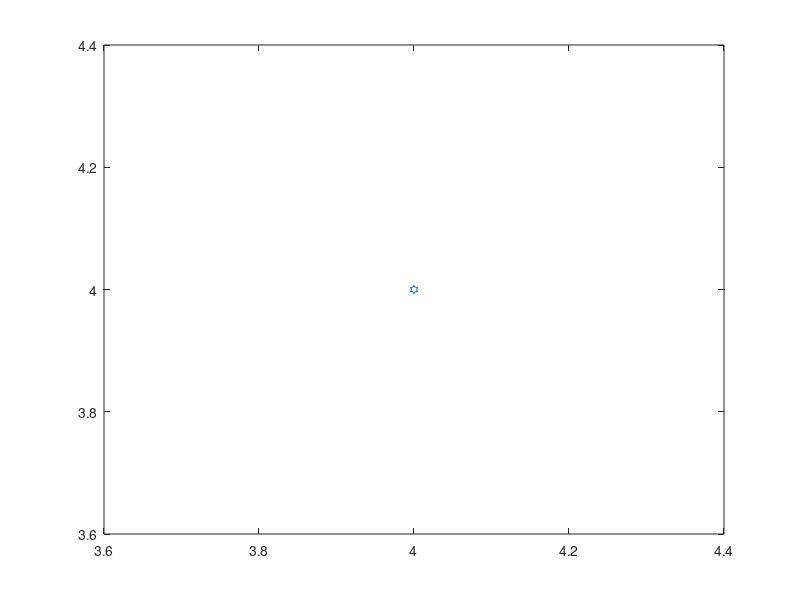

MATLAB code for this plot:
%% Title

%% Double Percent for Section Break
%{
multiline
comments
when
necessary

to open as live script, right click tab and select open as live script
- i plan to use comments for inline code notes (i played around with
converting from live script to .m file with fancy markdown and it didn't
work as well as expected
- we will be submitting raw code anyway so editing .m files (and converting
to .mlx files when necessary) would be more ideal
%}

% Since this is .m file, outputs to command window
a = [1 2 3];
a

% Plots not to command window (hexagram best marker)
plot(4, 4, "hexagram")

%% Questions
%{
- can we still assume that the distance between the diaphragms is 400 despite the double diaphragm on the left/right end

%}
